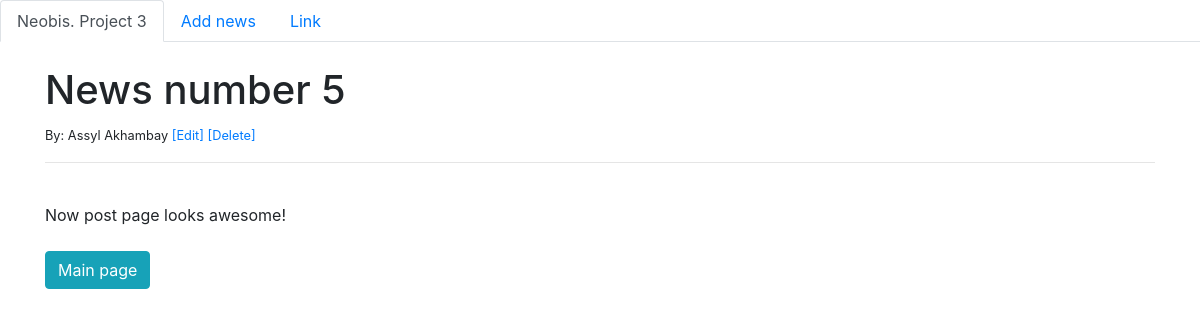
Screenshot of /news/8 with the database file from the repository.
### news_app/models.py (models this page shows, shortened)
class Post(models.Model):
    title = models.CharField(max_length=255)
    title_tag = models.CharField(max_length=255)
    author = models.ForeignKey(User, on_delete=models.CASCADE)
    body = models.TextField()

### news_app/views.py (the view)
# urls.py: path('news/<int:pk>', NewsDetailView.as_view(), name='news-details'),
class NewsDetailView(DetailView):
    model = Post
    template_name = 'news_details.html'

### news_app/templates/news_details.html (shortened to what this page needs)
{% extends 'base.html' %}
{% block content %}
<h1>{{ post.title }}</h1>
<small>By: {{ post.author.first_name}}
    {{ post.author.last_name}}
    <a href="{% url 'update_news' post.pk %}">[Edit]</a>
    <a href="{% url 'delete_news' post.pk %}">[Delete]</a>
</small><br />
<hr>
<br />
{{ post.body }}
<br /><br />
<a href="{% url 'home' %}" class="btn btn-info">Main page</a>
{% endblock %}

### rows the page displays
Post: title "News number 5", author.first_name "Assyl", author.last_name "Akhambay", body "Now post page looks awesome!"
